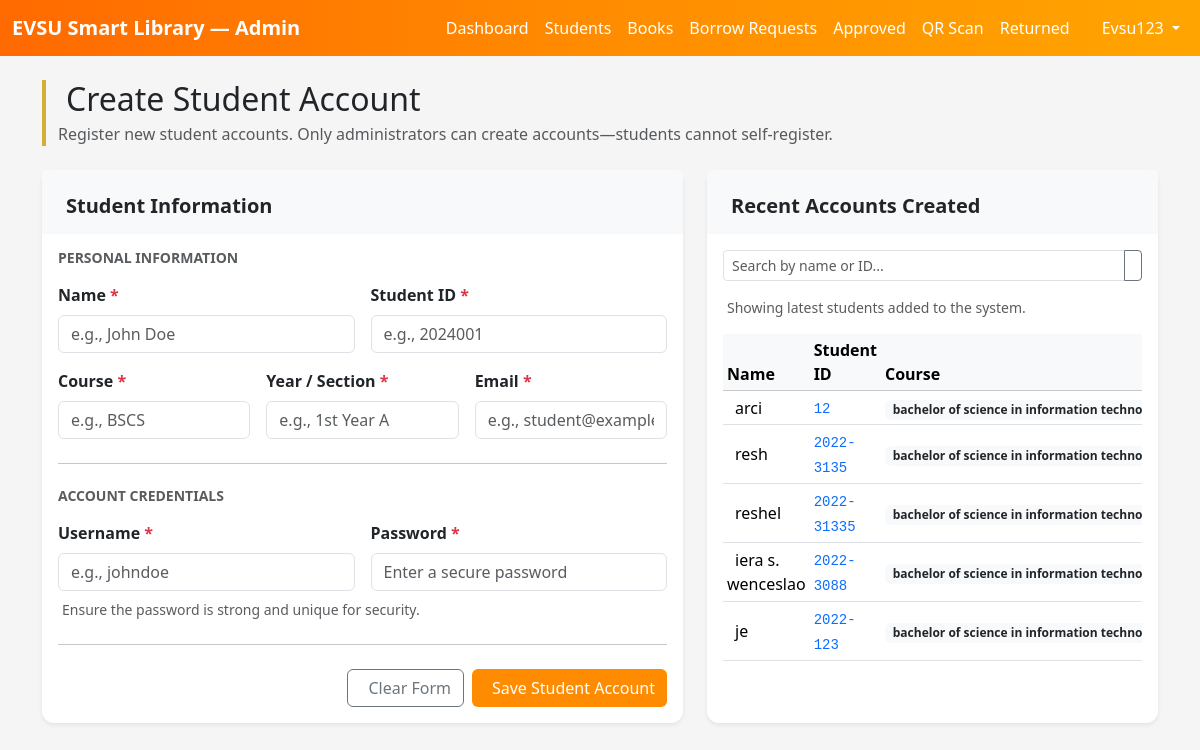
Screenshot of /admin/students_create.php (signed in) with the database file from the repository.
### tables this page shows
CREATE TABLE `students` (
  `id` int(10) UNSIGNED NOT NULL,
  `name` varchar(100) NOT NULL,
  `student_id` varchar(50) NOT NULL,
  `course` varchar(100) NOT NULL,
  `section` varchar(50) NOT NULL,
  `email` varchar(150) NOT NULL,
  `username` varchar(50) NOT NULL,
  `password_hash` varchar(255) NOT NULL,
  `profile_picture` varchar(255) DEFAULT NULL,
  `created_at` timestamp NOT NULL DEFAULT current_timestamp(),
  `updated_at` timestamp NULL DEFAULT NULL ON UPDATE current_timestamp()
);

### admin/students_create.php (the view, shortened to what this page needs)
<?php
require_once __DIR__ . '/../config.php';
require_once __DIR__ . '/../includes/admin_layout.php';
$name = '';
$student_id = '';
$course = '';
$section = '';
$email = '';
$username = '';
$pdo = $pdo ?? db_connect();
$search_students = trim($_GET['q'] ?? '');
if ($search_students !== '') {
    $like_students = '%' . $search_students . '%';
    $recent_stmt = $pdo->prepare(
        'SELECT name, student_id, course FROM students WHERE name LIKE :q OR student_id LIKE :q ORDER BY created_at DESC LIMIT 50'
    );
    $recent_stmt->execute([':q' => $like_students]);
} else {
    $recent_stmt = $pdo->prepare(
        'SELECT name, student_id, course FROM students ORDER BY created_at DESC LIMIT 15'
    );
    $recent_stmt->execute();
}
$recent_students = $recent_stmt->fetchAll(PDO::FETCH_ASSOC);
?>
<div class="row mb-4">
    <div class="col-12">
        <div class="sl-page-header">
            <h2 class="mb-1">
                <i class="bi bi-person-plus me-2"></i>Create Student Account
            </h2>
            <p class="text-muted mb-0">
                Register new student accounts. Only administrators can create accounts—students cannot self-register.
            </p>
        </div>
    </div>
</div>
<div class="row g-4">
    <div class="col-lg-7">
        <div class="card sl-card h-100 shadow-sm">
            <div class="card-header bg-light border-bottom-0 pt-4 pb-3">
                <h5 class="card-title fw-semibold mb-0">
                    <i class="bi bi-form-check text-primary me-2"></i>Student Information
                </h5>
            </div>
            <div class="card-body">
                <form method="post" novalidate>
                    <div class="mb-4">
                        <h6 class="text-uppercase text-muted fw-semibold small mb-3">Personal Information</h6>
                        <div class="row g-3">
                            <div class="col-md-6">
                                <label for="name" class="form-label fw-semibold">Name <span class="text-danger">*</span></label>
                                <input
                                    type="text"
                                    class="form-control"
                                    id="name"
                                    name="name"
                                    placeholder="e.g., John Doe"
                                    value="<?php echo htmlspecialchars($name, ENT_QUOTES, 'UTF-8'); ?>"
                                    required
                                >
                            </div>
                            <div class="col-md-6">
                                <label for="student_id" class="form-label fw-semibold">Student ID <span class="text-danger">*</span></label>
                                <input
                                    type="text"
                                    class="form-control"
                                    id="student_id"
                                    name="student_id"
                                    placeholder="e.g., 2024001"
                                    value="<?php echo htmlspecialchars($student_id, ENT_QUOTES, 'UTF-8'); ?>"
                                    required
                                >
                            </div>
                            <div class="col-md-4">
                                <label for="course" class="form-label fw-semibold">Course <span class="text-danger">*</span></label>
                                <input
                                    type="text"
                                    class="form-control"
                                    id="course"
                                    name="course"
                                    placeholder="e.g., BSCS"
                                    value="<?php echo htmlspecialchars($course, ENT_QUOTES, 'UTF-8'); ?>"
                                    required
                                >
                            </div>
                            <div class="col-md-4">
                                <label for="section" class="form-label fw-semibold">Year / Section <span class="text-danger">*</span></label>
                                <input
                                    type="text"
                                    class="form-control"
                                    id="section"
                                    name="section"
                                    placeholder="e.g., 1st Year A"
                                    value="<?php echo htmlspecialchars($section, ENT_QUOTES, 'UTF-8'); ?>"
                                    required
                                >
                            </div>
                            <div class="col-md-4">
                                <label for="email" class="form-label fw-semibold">Email <span class="text-danger">*</span></label>
                                <input
                                    type="email"
                                    class="form-control"
                                    id="email"
                                    name="email"
                                    placeholder="e.g., student@example.com"
                                    value="<?php echo htmlspecialchars($email, ENT_QUOTES, 'UTF-8'); ?>"
                                    required
                                >
                            </div>
                        </div>
                    </div>
                    <hr class="my-4">
                    <div class="mb-4">
                        <h6 class="text-uppercase text-muted fw-semibold small mb-3">Account Credentials</h6>
                        <div class="row g-3">
                            <div class="col-md-6">
                                <label for="username" class="form-label fw-semibold">Username <span class="text-danger">*</span></label>
                                <input
                                    type="text"
                                    class="form-control"
                                    id="username"
                                    name="username"
                                    placeholder="e.g., johndoe"
                                    value="<?php echo htmlspecialchars($username, ENT_QUOTES, 'UTF-8'); ?>"
                                    required
                                >
                            </div>
                            <div class="col-md-6">
                                <label for="password" class="form-label fw-semibold">Password <span class="text-danger">*</span></label>
                                <input
                                    type="password"
                                    class="form-control"
                                    id="password"
                                    name="password"
                                    placeholder="Enter a secure password"
                                    required
                                >
                            </div>
                        </div>
                        <small class="text-muted d-block mt-2">
                            Ensure the password is strong and unique for security.
                        </small>
                    </div>
                    <hr class="my-4">
                    <div class="d-flex gap-2 justify-content-end">
                        <button type="reset" class="btn btn-outline-secondary">
                            <i class="bi bi-arrow-clockwise me-2"></i>Clear Form
                        </button>
                        <button type="submit" class="btn btn-sl-primary">
                            <i class="bi bi-check-lg me-2"></i>Save Student Account
                        </button>
                    </div>
                </form>
            </div>
        </div>
    </div>
    <div class="col-lg-5">
        <div class="card sl-card h-100 shadow-sm">
            <div class="card-header bg-light border-bottom-0 pt-4 pb-3">
                <h5 class="card-title fw-semibold mb-0">
                    <i class="bi bi-clock-history text-secondary me-2"></i>Recent Accounts Created
                </h5>
            </div>
            <div class="card-body d-flex flex-column">
                <form method="get" action="<?php echo BASE_URL; ?>/admin/students_create.php" class="mb-3">
                    <div class="input-group input-group-sm">
                        <input
                            type="search"
                            class="form-control"
                            name="q"
                            placeholder="Search by name or ID..."
                            value="<?php echo htmlspecialchars($search_students, ENT_QUOTES, 'UTF-8'); ?>"
                            aria-label="Search students"
                        >
                        <button type="submit" class="btn btn-outline-secondary" title="Search">
                        </button>
                    </div>
                </form>
                <p class="text-muted small mb-3">
                    Showing latest students added to the system.
                </p>
                <div class="table-responsive flex-grow-1">
                    <table class="table table-sm table-hover align-middle mb-0">
                        <thead class="table-light">
                            <tr>
                                <th class="fw-semibold">Name</th>
                                <th class="fw-semibold">Student ID</th>
                                <th class="fw-semibold">Course</th>
                            </tr>
                        </thead>
                        <tbody>
                            <?php if ($recent_students): ?>
                                <?php foreach ($recent_students as $s): ?>
                                    <tr>
                                        <td>
                                            <?php echo htmlspecialchars($s['name'], ENT_QUOTES, 'UTF-8'); ?>
                                        </td>
                                        <td><code class="text-primary"><?php echo htmlspecialchars($s['student_id'], ENT_QUOTES, 'UTF-8'); ?></code></td>
                                        <td><span class="badge bg-light text-dark"><?php echo htmlspecialchars($s['course'], ENT_QUOTES, 'UTF-8'); ?></span></td>
                                    </tr>
                                <?php endforeach; ?>
                            <?php endif; ?>
                        </tbody>
                    </table>
                </div>
            </div>
        </div>
    </div>
</div>

### rows the page displays
students: name "arci", student "12", course "bachelor of science in information…"
students: name "resh", student "2022-3135", course "bachelor of science in information…"
students: name "reshel", student "2022-31335", course "bachelor of science in information…"
students: name "iera s. wenceslao", student "2022-3088", course "bachelor of science in information…"
students: name "je", student "2022-123", course "bachelor of science in information…"

### other values shown
$_SESSION['admin_username'] "Evsu123"
